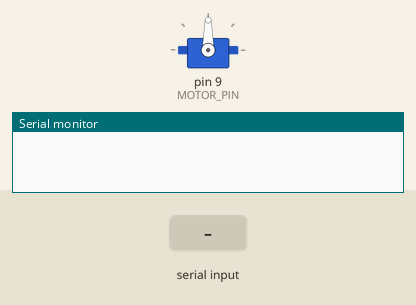
Simulated run of this sketch. Board: Arduino Uno, built with avr-gcc and run on an emulated ATmega328P. Shown: servo, the last lines printed to the serial monitor. The inputs (shaded band) are chosen by the test bench.

Above: at 1.2 s.
1.3 s: "0" received over Serial
At 2.2 s:
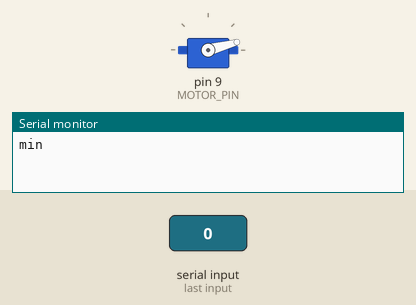
2.8 s: "1" received over Serial
At 3.3 s:
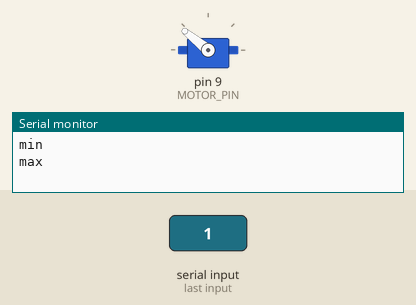
4.3 s: "2" received over Serial
At 5.5 s:
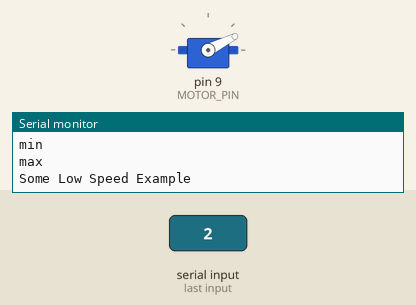
5.8 s: "3" received over Serial
At 6.8 s:
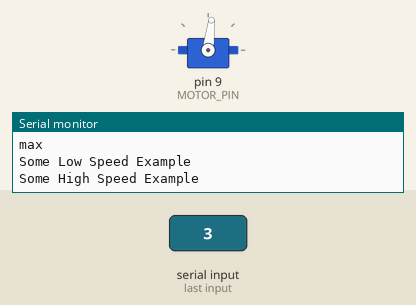
Timing chart, 0 to 8.3 s (numbered marks = the images above; inputs shaded):
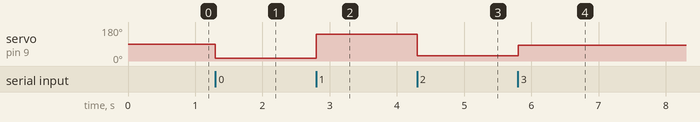

The sketch:

ESC_Arduino.ino
```cpp
#include <Servo.h>

#define MAX_SIGNAL 2000 // най-дълъг сигнал. микросекунди
#define MIN_SIGNAL 700 // най-къс сигнал микросекунди
#define MOTOR_PIN 9

Servo motor;

byte message=0; // Стойността която ще пази съобщение въведено от серийната комуникация

void setup()
{

  Serial.begin(9600);
  motor.attach(MOTOR_PIN);

}

void loop() {

  if(Serial.available()>0)
  {
    message = Serial.read();
  }

  if(message=='0')
   {
        motor.writeMicroseconds(MIN_SIGNAL);
        Serial.println("min");

   }
    else if(message=='1')
   {
        motor.writeMicroseconds(MAX_SIGNAL);
           Serial.println("max");

   }
   else if(message=='2')
   {
        motor.writeMicroseconds(MIN_SIGNAL+120);
        Serial.println("Some Low Speed Example");
   }
   else if(message=='3')
   {
        motor.writeMicroseconds(MIN_SIGNAL+700);
        Serial.println("Some High Speed Example");

   }
   message=0;
}
```

Measured:
- after the input at 1.3 s, servo on pin 9 (MOTOR_PIN): 90° → 15° at once
- after the input at 2.8 s, servo on pin 9 (MOTOR_PIN): 15° → 141° at once
- after the input at 4.3 s, servo on pin 9 (MOTOR_PIN): 141° → 27° at once
- after the input at 5.8 s, servo on pin 9 (MOTOR_PIN): 27° → 83° at once
